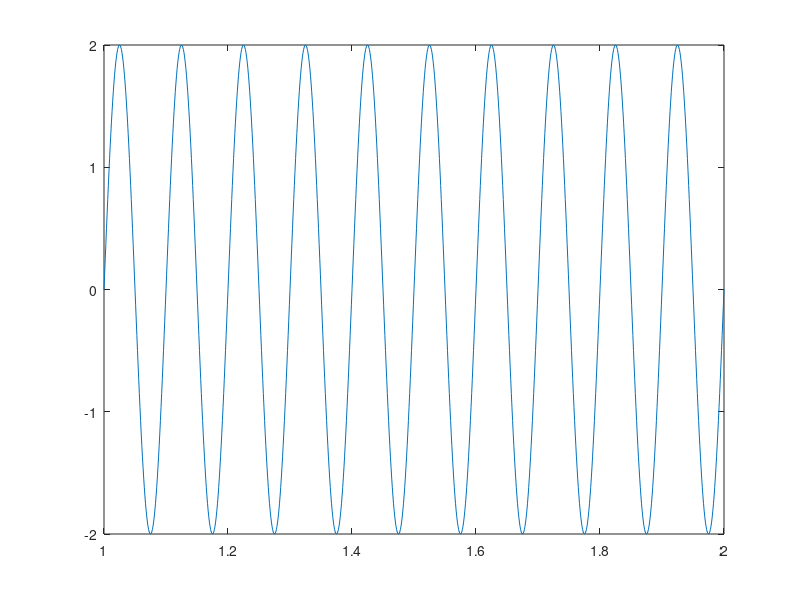

Source code (MATLAB): (Note: this script raises an error after producing the figure.)

% rng(42)
% sig = randn(1000,1);
% plot(sig)

fs = 1000;
f = 10;
t_vector = 1:1/fs:2;

A = 2;

sig = A* sin(2*pi*f*t_vector);

plot(t_vector,sig)



%%


% maxSig = max(sig);
% minSig = min(sig);
% DR = maxSig - minSig;

R = 1;
b = 2;


stepSize = R / (2^b - 1);


display(stepSize)




sigDelta = sig / stepSize;

sigRound = floor(sigDelta) + 1/2;
sigQuantized = sigRound * stepSize;



G = 0.5;

sigGain = sigQuantized * G;

% display([sig(1:10), sigQuantized(1:10)])

% figure;
% subplot(3,1,1)
% plot(sig)
% title('Raw randn signal')
% subplot(3,1,2)
% plot(sigQuantized);
% xlabel('Sample Index');
% ylabel('Quantized Signal Amplitude');
% title('Quantized Signal Plot');
% subplot(3,1,3)
% plot(sigGain);
% xlabel('Sample Index');
% ylabel('Quantized Signal Amplitude');
% title('Gain Signal Plot');




%% QUANTIZATION

% sig2 = audioread('Birthday.wav');

fs = 1000;
f = 10;
t_vector = 1:1/fs:2-1/fs;

A = 2;

sig = A * sin(2*pi*f*t_vector);


sigQ = quantization(sig,2,2);

sigError = sig - sigQ;




figure;
plot(t_vector, sig)
hold on
plot(t_vector, sigQ)
hold on
plot(t_vector, sigError)
legend('Raw sine', 'sigQ', 'sigError')







%% NYQUIST EXERCISE (no antialiasing)


[x, fs] = audioread('sweep.wav');

% Downsample factor
N = 5; % sort of works as a sampling frequency for this homemade sampling setup (higher value -> lower sampling freq)

x_ds = zeros(1,length(x));

% Downsample
x_ds(1:N:end) = x(1:N:end);



% sound(x_ds, fs)
sound(x, fs);





%% NYQUIST (with anti-aliasing)

fs_new = fs/N; % Find the actual sampling frequency of our handcrafted signal

fc = fs_new / 2; % Define the cutoff frequency for the anti-aliasing filter (nyquist sampling rate)
display(fc)

% Apply anti-aliasing filter
x_anti_alias = lowpassfilt(x, fc, 16, fs);

x_ds_anti_alias = zeros(1,length(x));

% Downsample
x_ds_anti_alias(1:N:end) = x_anti_alias(1:N:end);




sound(x_ds_anti_alias, fs)


%% NYQUIST (also with reconstruction filter)

% Apply reconstruction filter
x_ds_reconstruction_filt = lowpassfilt(x_ds_anti_alias, fc, 16, fs);


sound(x_ds_reconstruction_filt, fs)


%% NYQUIST SPECTROGRAM OF FILTERED SIGNALS

dynrange = 39; % dynamic range of 39 dB


figure;
subplot(4,1,1)
sgram(x, fs, dynrange)
subplot(4,1,2)
sgram(x_ds, fs, dynrange)
subplot(4,1,3)
sgram(x_ds_anti_alias, fs, dynrange)
subplot(4,1,4)
sgram(x_ds_reconstruction_filt, fs, dynrange)




%% DFT EXERCISES


fs = 10e3;
t_vector = 0:1/fs:10e-3;


f0 = 1e3;
x = sin(2*pi*f0*t_vector);

figure;
plot(t_vector, x)
title(['Sine wave of f0 = ', num2str(f0)])
xlabel('Time (s)')
ylabel('x(t)')


%% 
x_1gap = x(1:2:end);
t_vector_1gap = t_vector(1:2:end);
x_4gap = x(1:4:end);
t_vector_4gap = t_vector(1:4:end);


figure;
plot(t_vector_1gap, x_1gap)
hold on
plot(t_vector_4gap, x_4gap)


%%

fs = 10e3;
t_vector = 0:1/fs:1;

f1 = 250;
f2 = 260;

x1 = sin(2*pi*f1*t_vector);
x2 = sin(2*pi*f2*t_vector);

x = x1 + x2;

figure;
plot(t_vector .* 1000, x)
title(['Combined sines of f1 = ', num2str(f1),' Hz and f2 = ' num2str(f2),' Hz'])
xlabel('Time (ms)')
ylabel('x(t)')


%%


t_vector = 0:1/fs:0.1;

f0 = 100;
A = 1;
theta = pi;

x1 = A*sin(2*pi*f0*t_vector + theta);
x2 = A*cos(2*pi*2*f0*t_vector + theta);


figure;
plot(t_vector, x1)
hold on
plot(t_vector, x2);
xlabel('Time (s)')
legend(['sin @ f0 = ', num2str(f0), ' Hz'], ['cos @ f0 = ', num2str(2*f0), 'Hz'])




%%

n = length(x1);

% f_vector = (0:n-1)*(fs/n);
f_vector = (-n/2:n/2-1) * (fs/n);

X1 = fft(x1);
X1 = fftshift(X1);
X2 = fft(x2);
X2 = fftshift(X2);


X1_real = real(X1);
X1_im = imag(X1);

X2_real = real(X2);
X2_im = imag(X2);


figure;
subplot(2,1,1)
plot(f_vector, X1_real)
hold on
plot(f_vector, X2_real)
title('Real Parts of FFT')
xlabel('Frequency (Hz)')
ylabel('Real Amplitude')
legend('Real part of x1', 'Real part of x2')
subplot(2,1,2)
plot(f_vector, X1_im)
hold on
plot(f_vector, X2_im)
title('Imaginary Parts of FFT')
xlabel('Frequency (Hz)')
ylabel('Imaginary Amplitude')
legend('Imaginary part of x1', 'Imaginary part of x2')


%%
x = x1 + x2;
N = length(x);

X = fft(x);

% Two-sided power spectrum
P2 = abs(X).^2 / N;

% Single-sided power spectrum
P1 = P2(1:floor(N/2+1));
P1(2:end-1) = 2*P1(2:end-1);   % double non-DC bins

% Frequency vector
f = (0:N/2) * (fs/N);

% Plot
figure;
subplot(2,1,1)
plot(t_vector, x)
xlabel('Time (s)')
ylabel('x(t)')

subplot(2,1,2)
plot(f, P1)
xlabel('Frequency (Hz)')
ylabel('Power')
grid on;



%% FT OF STOCHASTIC SIGNALS EXERCISE

rng(42)

N = 1e3;
xNoise = randn(N, 1);

fs = 10e3;
f_vector = (0:N/2) * (fs/N);

Xnoise = fft(xNoise);

P2noise = abs(Xnoise).^2 / N;
P1noise = P2noise(1:floor(N/2+1));
P1noise(2:end-1) = 2*P1noise(2:end-1);


P1_log = 20*log10(P1noise);



N2 = 1e5;
f_vector2 = (0:N2/2) * N2;

xNoise2 = randn(N2, 1);

Xnoise2 = fft(xNoise2);

P2noise2 = abs(Xnoise2).^2 / (fs*N2);
P1noise2 = P2noise2(1:floor(N2/2+1));
P1noise2(2:end-1) = 2*P1noise2(2:end-1);


P1_log_x2 = 20*log10(P1noise2);

figure;
subplot(3,1,1)
plot(f_vector, P1noise)
xlabel('Frequency (Hz)')
ylabel('Power')
grid on
subplot(3,1,2)
plot(f_vector, P1_log)
xlabel('Frequency (Hz)')
ylabel('Power (dB)')
title(['Power spectrum of noise with samples N = ', num2str(N)])
grid on;
subplot(3,1,3)
plot(f_vector2, P1_log_x2)
xlabel('Frequency (Hz)')
ylabel('Power (dB)')
grid on;
title(['Power spectrum of noise with samples N = ', num2str(N2)])




%%

fs = 10e3;
L = 100e-3; % duration of sweep
t_vector = 0:1/fs:L;

f1 = 200;
f2 = 1e3;


k = (f2 - f1) / L;
xlin = sin(2*pi*f1*t_vector + pi*k*t_vector.^2);

N = length(xlin);
f_vector = (0:N/2) * (fs/N);

Xlin = fft(xlin);

P2lin = abs(Xlin).^2 / N;
P1lin = P2lin(1:floor(N/2+1));
P1lin(2:end-1) = 2*P1lin(2:end-1);


P1_log = 20*log10(P1lin);


figure;
subplot(2,1,1)
plot(t_vector, xlin)
xlabel('Time (s)')
ylabel('xlin(t)')
subplot(2,1,2)
plot(f_vector, P1_log)
xlabel('Frequecy (Hz)')
ylabel('Power - Abs value in dB')
grid on

figure;
dynrange = 39;
sgram(xlin, fs, dynrange)


%%

% Rectangular window
N = length(xlin);
window_size = 1:floor(N/5);
hop_length = 800;
% 
% xlin_rect = xlin(hop_length+window_size);
% t_vector_windowed = t_vector(hop_length+window_size);

rectWindow = ones(window_size(end),1);
% rectWindow = [rectWindow', zeros(N - length(rectWindow), 1)'];
rectWindow = [zeros(N - length(rectWindow), 1)', rectWindow'];
xlin_rect = xlin .* rectWindow;


% Hann window
hannWindow = hann(window_size(end));
% hannWindow = [hannWindow' zeros(length(xlin) - length(hannWindow), 1)'];
hannWindow = [zeros(length(xlin) - length(hannWindow), 1)', hannWindow'];
xlin_hann = xlin .* hannWindow;  % Apply Hann window to the signal



% Power spectrum
N_win = length(xlin_rect);
f_vector_win = (0:N_win/2) * (fs/N_win);

Xlin_rect = fft(xlin_rect);

P2lin_win = abs(Xlin_rect).^2 / N_win;
P1lin_win = P2lin_win(1:floor(N_win/2+1));
P1lin_win(2:end-1) = 2*P1lin_win(2:end-1);

P1_log_win = 20*log10(P1lin_win);


% Plots
figure;
subplot(2,1,1)
% plot(t_vector_windowed, xlin_rect)
plot(t_vector, xlin_rect)
xlabel('Time (s)')
ylabel('xlin(t)')
subplot(2,1,2)
plot(f_vector_win, P1_log_win)
xlabel('Frequecy (Hz)')
ylabel('Power - Abs value in dB')
grid on



% Power spectrum
N_win = length(xlin_hann);
f_vector_win = (0:N_win/2) * (fs/N_win);

Xlin_hann = fft(xlin_hann);

P2lin_win = abs(Xlin_hann).^2 / N_win;
P1lin_win = P2lin_win(1:floor(N_win/2+1));
P1lin_win(2:end-1) = 2*P1lin_win(2:end-1);

P1_log_win = 20*log10(P1lin_win);


% Plots
figure;
subplot(2,1,1)
plot(t_vector, xlin_hann)
xlabel('Time (s)')
ylabel('xlin(t)')
subplot(2,1,2)
plot(f_vector_win, P1_log_win)
xlabel('Frequecy (Hz)')
ylabel('Power - Abs value in dB')
grid on
